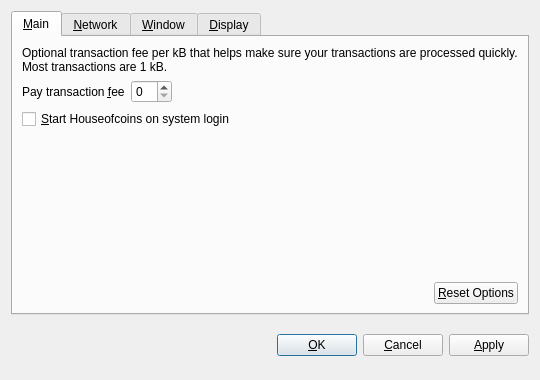
<?xml version="1.0" encoding="UTF-8"?>
<ui version="4.0">
 <class>OptionsDialog</class>
 <widget class="QDialog" name="OptionsDialog">
  <property name="geometry">
   <rect>
    <x>0</x>
    <y>0</y>
    <width>540</width>
    <height>380</height>
   </rect>
  </property>
  <property name="windowTitle">
   <string>Options</string>
  </property>
  <property name="modal">
   <bool>true</bool>
  </property>
  <layout class="QVBoxLayout" name="verticalLayout">
   <item>
    <widget class="QTabWidget" name="tabWidget">
     <property name="tabPosition">
      <enum>QTabWidget::North</enum>
     </property>
     <property name="currentIndex">
      <number>0</number>
     </property>
     <widget class="QWidget" name="tabMain">
      <attribute name="title">
       <string>&amp;Main</string>
      </attribute>
      <layout class="QVBoxLayout" name="verticalLayout_Main">
       <item>
        <widget class="QLabel" name="transactionFeeInfoLabel">
         <property name="text">
          <string>Optional transaction fee per kB that helps make sure your transactions are processed quickly. Most transactions are 1 kB.</string>
         </property>
         <property name="textFormat">
          <enum>Qt::PlainText</enum>
         </property>
         <property name="wordWrap">
          <bool>true</bool>
         </property>
        </widget>
       </item>
       <item>
        <layout class="QHBoxLayout" name="horizontalLayout_1_Main">
         <item>
          <widget class="QLabel" name="transactionFeeLabel">
           <property name="text">
            <string>Pay transaction &amp;fee</string>
           </property>
           <property name="textFormat">
            <enum>Qt::PlainText</enum>
           </property>
           <property name="buddy">
            <cstring>transactionFee</cstring>
           </property>
          </widget>
         </item>
         <item>
          <widget class="BitcoinAmountField" name="transactionFee"/>
         </item>
         <item>
          <spacer name="horizontalSpacer_1_Main">
           <property name="orientation">
            <enum>Qt::Horizontal</enum>
           </property>
           <property name="sizeHint" stdset="0">
            <size>
             <width>40</width>
             <height>20</height>
            </size>
           </property>
          </spacer>
         </item>
        </layout>
       </item>
       <item>
        <widget class="QCheckBox" name="bitcoinAtStartup">
         <property name="toolTip">
          <string>Automatically start Houseofcoins after logging in to the system.</string>
         </property>
         <property name="text">
          <string>&amp;Start Houseofcoins on system login</string>
         </property>
        </widget>
       </item>
       <item>
        <spacer name="verticalSpacer_Main">
         <property name="orientation">
          <enum>Qt::Vertical</enum>
         </property>
         <property name="sizeHint" stdset="0">
          <size>
           <width>20</width>
           <height>40</height>
          </size>
         </property>
        </spacer>
       </item>
       <item>
        <layout class="QHBoxLayout" name="horizontalLayout_2_Main">
         <item>
          <spacer name="horizontalSpacer_2_Main">
           <property name="orientation">
            <enum>Qt::Horizontal</enum>
           </property>
           <property name="sizeHint" stdset="0">
            <size>
             <width>40</width>
             <height>20</height>
            </size>
           </property>
          </spacer>
         </item>
         <item>
          <widget class="QPushButton" name="resetButton">
           <property name="toolTip">
            <string>Reset all client options to default.</string>
           </property>
           <property name="text">
            <string>&amp;Reset Options</string>
           </property>
           <property name="autoDefault">
            <bool>false</bool>
           </property>
          </widget>
         </item>
        </layout>
       </item>
      </layout>
     </widget>
     <widget class="QWidget" name="tabNetwork">
      <attribute name="title">
       <string>&amp;Network</string>
      </attribute>
      <layout class="QVBoxLayout" name="verticalLayout_Network">
       <item>
        <widget class="QCheckBox" name="mapPortUpnp">
         <property name="toolTip">
          <string>Automatically open the Houseofcoins client port on the router. This only works when your router supports UPnP and it is enabled.</string>
         </property>
         <property name="text">
          <string>Map port using &amp;UPnP</string>
         </property>
        </widget>
       </item>
       <item>
        <widget class="QCheckBox" name="connectSocks">
         <property name="toolTip">
          <string>Connect to the Houseofcoins network through a SOCKS proxy (e.g. when connecting through Tor).</string>
         </property>
         <property name="text">
          <string>&amp;Connect through SOCKS proxy:</string>
         </property>
        </widget>
       </item>
       <item>
        <layout class="QHBoxLayout" name="horizontalLayout_Network">
         <item>
          <widget class="QLabel" name="proxyIpLabel">
           <property name="text">
            <string>Proxy &amp;IP:</string>
           </property>
           <property name="textFormat">
            <enum>Qt::PlainText</enum>
           </property>
           <property name="buddy">
            <cstring>proxyIp</cstring>
           </property>
          </widget>
         </item>
         <item>
          <widget class="QValidatedLineEdit" name="proxyIp">
           <property name="maximumSize">
            <size>
             <width>140</width>
             <height>16777215</height>
            </size>
           </property>
           <property name="toolTip">
            <string>IP address of the proxy (e.g. 127.0.0.1)</string>
           </property>
          </widget>
         </item>
         <item>
          <widget class="QLabel" name="proxyPortLabel">
           <property name="text">
            <string>&amp;Port:</string>
           </property>
           <property name="textFormat">
            <enum>Qt::PlainText</enum>
           </property>
           <property name="buddy">
            <cstring>proxyPort</cstring>
           </property>
          </widget>
         </item>
         <item>
          <widget class="QLineEdit" name="proxyPort">
           <property name="maximumSize">
            <size>
             <width>55</width>
             <height>16777215</height>
            </size>
           </property>
           <property name="toolTip">
            <string>Port of the proxy (e.g. 9050)</string>
           </property>
          </widget>
         </item>
         <item>
          <widget class="QLabel" name="socksVersionLabel">
           <property name="text">
            <string>SOCKS &amp;Version:</string>
           </property>
           <property name="textFormat">
            <enum>Qt::PlainText</enum>
           </property>
           <property name="buddy">
            <cstring>socksVersion</cstring>
           </property>
          </widget>
         </item>
         <item>
          <widget class="QValueComboBox" name="socksVersion">
           <property name="toolTip">
            <string>SOCKS version of the proxy (e.g. 5)</string>
           </property>
          </widget>
         </item>
         <item>
          <spacer name="horizontalSpacer_Network">
           <property name="orientation">
            <enum>Qt::Horizontal</enum>
           </property>
           <property name="sizeHint" stdset="0">
            <size>
             <width>40</width>
             <height>20</height>
            </size>
           </property>
          </spacer>
         </item>
        </layout>
       </item>
       <item>
        <spacer name="verticalSpacer_Network">
         <property name="orientation">
          <enum>Qt::Vertical</enum>
         </property>
         <property name="sizeHint" stdset="0">
          <size>
           <width>20</width>
           <height>40</height>
          </size>
         </property>
        </spacer>
       </item>
      </layout>
     </widget>
     <widget class="QWidget" name="tabWindow">
      <attribute name="title">
       <string>&amp;Window</string>
      </attribute>
      <layout class="QVBoxLayout" name="verticalLayout_Window">
       <item>
        <widget class="QCheckBox" name="minimizeToTray">
         <property name="toolTip">
          <string>Show only a tray icon after minimizing the window.</string>
         </property>
         <property name="text">
          <string>&amp;Minimize to the tray instead of the taskbar</string>
         </property>
        </widget>
       </item>
       <item>
        <widget class="QCheckBox" name="minimizeOnClose">
         <property name="toolTip">
          <string>Minimize instead of exit the application when the window is closed. When this option is enabled, the application will be closed only after selecting Quit in the menu.</string>
         </property>
         <property name="text">
          <string>M&amp;inimize on close</string>
         </property>
        </widget>
       </item>
       <item>
        <spacer name="verticalSpacer_Window">
         <property name="orientation">
          <enum>Qt::Vertical</enum>
         </property>
         <property name="sizeHint" stdset="0">
          <size>
           <width>20</width>
           <height>40</height>
          </size>
         </property>
        </spacer>
       </item>
      </layout>
     </widget>
     <widget class="QWidget" name="tabDisplay">
      <attribute name="title">
       <string>&amp;Display</string>
      </attribute>
      <layout class="QVBoxLayout" name="verticalLayout_Display">
       <item>
        <layout class="QHBoxLayout" name="horizontalLayout_1_Display">
         <item>
          <widget class="QLabel" name="langLabel">
           <property name="text">
            <string>User Interface &amp;language:</string>
           </property>
           <property name="textFormat">
            <enum>Qt::PlainText</enum>
           </property>
           <property name="buddy">
            <cstring>lang</cstring>
           </property>
          </widget>
         </item>
         <item>
          <widget class="QValueComboBox" name="lang">
           <property name="toolTip">
            <string>The user interface language can be set here. This setting will take effect after restarting Houseofcoins.</string>
           </property>
          </widget>
         </item>
        </layout>
       </item>
       <item>
        <layout class="QHBoxLayout" name="horizontalLayout_2_Display">
         <item>
          <widget class="QLabel" name="unitLabel">
           <property name="text">
            <string>&amp;Unit to show amounts in:</string>
           </property>
           <property name="textFormat">
            <enum>Qt::PlainText</enum>
           </property>
           <property name="buddy">
            <cstring>unit</cstring>
           </property>
          </widget>
         </item>
         <item>
          <widget class="QValueComboBox" name="unit">
           <property name="toolTip">
            <string>Choose the default subdivision unit to show in the interface and when sending coins.</string>
           </property>
          </widget>
         </item>
        </layout>
       </item>
       <item>
        <widget class="QCheckBox" name="displayAddresses">
         <property name="toolTip">
          <string>Whether to show Houseofcoins addresses in the transaction list or not.</string>
         </property>
         <property name="text">
          <string>&amp;Display addresses in transaction list</string>
         </property>
        </widget>
       </item>
       <item>
        <widget class="QCheckBox" name="coinControlFeatures">
         <property name="toolTip">
          <string>Whether to show coin control features or not.</string>
         </property>
         <property name="text">
          <string>Display coin &amp;control features (experts only!)</string>
         </property>
        </widget>
       </item>
       <item>
        <spacer name="verticalSpacer_Display">
         <property name="orientation">
          <enum>Qt::Vertical</enum>
         </property>
         <property name="sizeHint" stdset="0">
          <size>
           <width>20</width>
           <height>40</height>
          </size>
         </property>
        </spacer>
       </item>
      </layout>
     </widget>
    </widget>
   </item>
   <item>
    <layout class="QHBoxLayout" name="horizontalLayout_Buttons">
     <item>
      <spacer name="horizontalSpacer_1">
       <property name="orientation">
        <enum>Qt::Horizontal</enum>
       </property>
       <property name="sizeHint" stdset="0">
        <size>
         <width>40</width>
         <height>48</height>
        </size>
       </property>
      </spacer>
     </item>
     <item>
      <widget class="QLabel" name="statusLabel">
       <property name="font">
        <font>
         <weight>75</weight>
         <bold>true</bold>
        </font>
       </property>
       <property name="text">
        <string/>
       </property>
       <property name="textFormat">
        <enum>Qt::PlainText</enum>
       </property>
       <property name="wordWrap">
        <bool>true</bool>
       </property>
      </widget>
     </item>
     <item>
      <spacer name="horizontalSpacer_2">
       <property name="orientation">
        <enum>Qt::Horizontal</enum>
       </property>
       <property name="sizeHint" stdset="0">
        <size>
         <width>40</width>
         <height>48</height>
        </size>
       </property>
      </spacer>
     </item>
     <item>
      <widget class="QPushButton" name="okButton">
       <property name="text">
        <string>&amp;OK</string>
       </property>
      </widget>
     </item>
     <item>
      <widget class="QPushButton" name="cancelButton">
       <property name="text">
        <string>&amp;Cancel</string>
       </property>
       <property name="autoDefault">
        <bool>false</bool>
       </property>
      </widget>
     </item>
     <item>
      <widget class="QPushButton" name="applyButton">
       <property name="text">
        <string>&amp;Apply</string>
       </property>
       <property name="autoDefault">
        <bool>false</bool>
       </property>
      </widget>
     </item>
    </layout>
   </item>
  </layout>
 </widget>
 <customwidgets>
  <customwidget>
   <class>BitcoinAmountField</class>
   <extends>QSpinBox</extends>
   <header>bitcoinamountfield.h</header>
  </customwidget>
  <customwidget>
   <class>QValueComboBox</class>
   <extends>QComboBox</extends>
   <header>qvaluecombobox.h</header>
  </customwidget>
  <customwidget>
   <class>QValidatedLineEdit</class>
   <extends>QLineEdit</extends>
   <header>qvalidatedlineedit.h</header>
  </customwidget>
 </customwidgets>
 <resources/>
 <connections/>
</ui>
